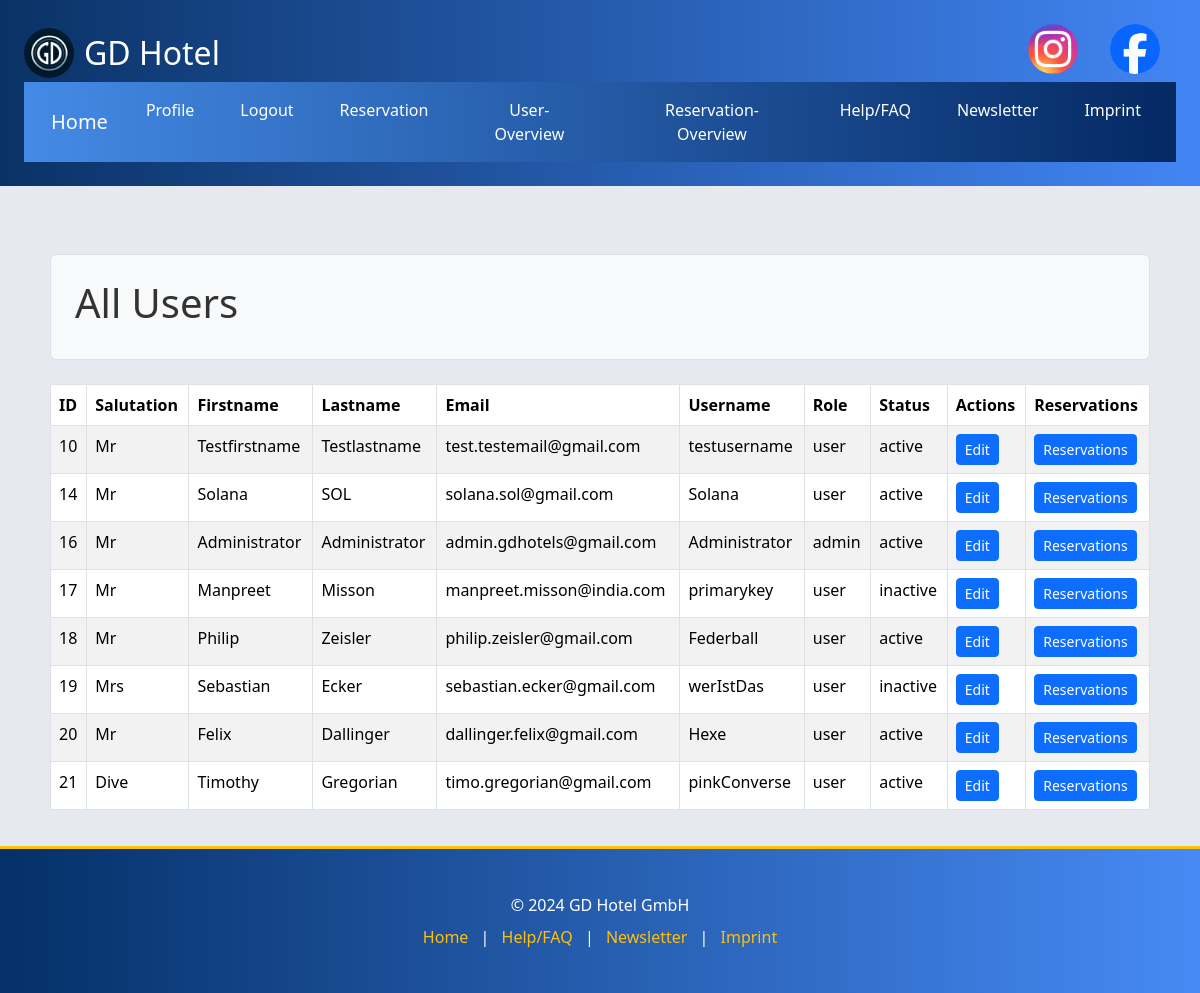
The page /user-overview.php (signed in) on the database its author committed.
### tables this page shows
CREATE TABLE `users` (
  `id` int(11) NOT NULL,
  `salutation` varchar(4) NOT NULL,
  `firstname` varchar(50) NOT NULL,
  `lastname` varchar(50) NOT NULL,
  `useremail` varchar(100) NOT NULL,
  `username` varchar(50) NOT NULL,
  `password` varchar(260) NOT NULL,
  `role` varchar(50) NOT NULL,
  `status` varchar(50) NOT NULL
);

### user-overview.php (the view, shortened to what this page needs)
<?php
require_once('form/dbaccess.php');
$db_obj = new mysqli($host, $user, $dbpassword, $database);
$sql = "SELECT * FROM users;
";
$result = $db_obj->query($sql);
?>
<!DOCTYPE html>
<html lang="en">
<head>
</head>
<body>
<?php include('header.php'); ?>
<div class="container mt-5 ">
    <div class="p-4 border rounded bg-light mb-4">
        <h1>All Users</h1>
    </div>
    <div class = "d-flex justify-content-center">
    <table class="table table-striped table-bordered">
        <thead>
            <tr>
                <th>ID</th>
                <th>Salutation</th>
                <th>Firstname</th>
                <th>Lastname</th>
                <th>Email</th>
                <th>Username</th>
                <th>Role</th>
                <th>Status</th>
                <th>Actions</th>
                <th>Reservations</th>
            </tr>
        </thead>
        <tbody>
        <?php
        if ($result->num_rows > 0) {
            while ($row = $result->fetch_assoc()) {
                echo '<tr>';
                echo '<td>' . htmlspecialchars($row['id']) . '</td>';
                echo '<td>' . htmlspecialchars($row['salutation']) . '</td>';
                echo '<td>' . htmlspecialchars($row['firstname']) . '</td>';
                echo '<td>' . htmlspecialchars($row['lastname']) . '</td>';
                echo '<td>' . htmlspecialchars($row['useremail']) . '</td>';
                echo '<td>' . htmlspecialchars($row['username']) . '</td>';
                echo '<td>' . htmlspecialchars($row['role']) . '</td>';
                echo '<td>' . htmlspecialchars($row['status']) . '</td>';
                echo '<td>';
                echo '<a href="edit-user.php?id=' . $row['id'] . '" class="btn btn-primary btn-sm">Edit</a>';
                echo '</td>';
                echo '<td>';
                echo '<a href="user-reservations.php?id=' . $row['id'] . '" class="btn btn-primary btn-sm">Reservations</a>';
                echo '</td>';
                echo '</tr>';
            }
        } else {
            echo '<tr><td colspan="10" class="text-center">No users found.</td></tr>';
        }
        ?>
        </tbody>
    </table>
    </div>
</div>
<?php include('footer.php'); ?>
</body>
</html>

### rows shown on the page
users: id "10", salutation "Mr", firstname "Testfirstname", lastname "Testlastname", useremail "test.testemail@gmail.com", username "testusername", role "user", status "active"
users: id "14", salutation "Mr", firstname "Solana", lastname "SOL", useremail "solana.sol@gmail.com", username "Solana", role "user", status "active"
users: id "16", salutation "Mr", firstname "Administrator", lastname "Administrator", useremail "admin.gdhotels@gmail.com", username "Administrator", role "admin", status "active"
users: id "17", salutation "Mr", firstname "Manpreet", lastname "Misson", useremail "manpreet.misson@india.com", username "primarykey", role "user", status "inactive"
users: id "18", salutation "Mr", firstname "Philip", lastname "Zeisler", useremail "philip.zeisler@gmail.com", username "Federball", role "user", status "active"
users: id "19", salutation "Mrs", firstname "Sebastian", lastname "Ecker", useremail "sebastian.ecker@gmail.com", username "werIstDas", role "user", status "inactive"
users: id "20", salutation "Mr", firstname "Felix", lastname "Dallinger", useremail "dallinger.felix@gmail.com", username "Hexe", role "user", status "active"
users: id "21", salutation "Dive", firstname "Timothy", lastname "Gregorian", useremail "timo.gregorian@gmail.com", username "pinkConverse", role "user", status "active"
